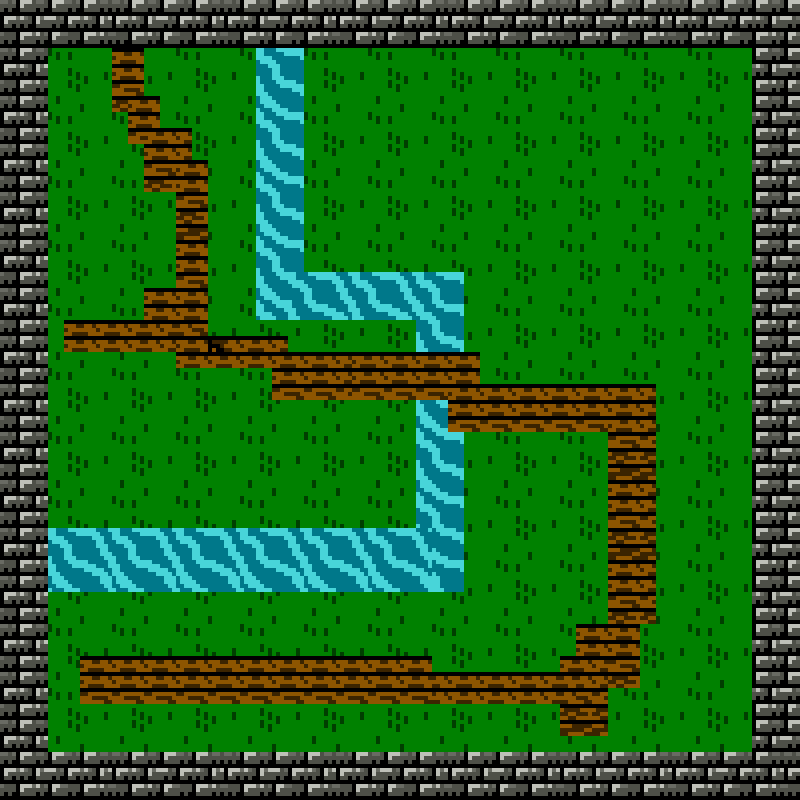

Tiled map render using the project's own tile images. Description and the map definition, with tile-layer contents summarised, below:
An orthogonal 50x50 tile map with 16x16 px tiles, 4 tile layers (background, wall, water, path).

<map version="1.10" tiledversion="1.11.1-99-gec89c545" orientation="orthogonal" renderorder="right-down" width="50" height="50" tilewidth="16" tileheight="16" infinite="0" nextlayerid="5" nextobjectid="1">
 <tileset firstgid="1" source="natures.tsx" />
 <layer id="1" name="background" width="50" height="50">
  <data>[2500 cells, 2500 non-empty, 16 distinct tile ids]</data>
 </layer>
 <layer id="2" name="wall" width="50" height="50">
  <data>[2500 cells, 564 non-empty, 21 distinct tile ids]</data>
 </layer>
 <layer id="3" name="water" width="50" height="50">
  <data>[2500 cells, 224 non-empty, 28 distinct tile ids]</data>
 </layer>
 <layer id="4" name="path" width="50" height="50">
  <data>[2500 cells, 296 non-empty, 17 distinct tile ids]</data>
 </layer>
</map>